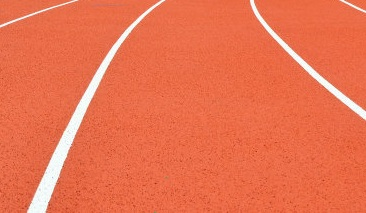
//> input picture testimage/2.jpg, 366 x 213 px
$ ./xunxian2_image_test ../testimage/2.jpg   (built with g++ and OpenCV 4)
//> lines starting //> are read from the running program, lines starting //| are printed output that depends on the picture; after the words box and inside, x2 and y2 are one past the last pixel; in counts of white or black regions, pixels touching at a corner belong together
//> further down, source is the input picture: 213 rows x 366 cols, CV_8UC3; mean B, G, R 79.1, 113.2, 234
// xunxian2 图片巡线测试
// 读取一张图片后持续显示处理结果，按 q、ESC 或关闭窗口退出。
// 不使用摄像头、GPIO、电机或舵机。

#include <opencv2/opencv.hpp>

#include <cmath>
#include <iostream>
#include <string>
#include <vector>

using namespace cv;
using namespace std;

namespace TrackConfig {
    constexpr int image_width = 320;
    constexpr int image_height = 180;
    constexpr int x_middle = 160;
    constexpr int up_scan_wide = 130;
    constexpr int down_scan_wide = 170;

    constexpr int white_h_min = 0;
    constexpr int white_h_max = 180;
    constexpr int white_s_min = 0;
    constexpr int white_s_max = 50;
    constexpr int white_v_min = 180;
    constexpr int white_v_max = 255;

    constexpr int canny_low = 60;
    constexpr int canny_high = 140;
    constexpr double hough_rho = 1.0;
    constexpr double hough_theta = CV_PI / 180.0;
    constexpr int hough_threshold = 50;
    constexpr int hough_min_length = 30;
    constexpr int hough_max_gap = 5;
}

static Mat regionSelection(const Mat& image) {
    Mat mask = Mat::zeros(image.size(), image.type());
    int rows = image.rows;
    int cols = image.cols;

    vector<Point> vertices = {
        Point(0, rows),
        Point(0, static_cast<int>(rows * 0.7)),
        Point(static_cast<int>(cols * 0.45), static_cast<int>(rows * 0.5)),
        Point(static_cast<int>(cols * 0.55), static_cast<int>(rows * 0.5)),
        Point(cols, static_cast<int>(rows * 0.7)),
        Point(cols, rows)
    };
    fillPoly(mask, vector<vector<Point>>{vertices}, Scalar(255));

    Mat selected;
    bitwise_and(image, mask, selected);
    return selected;
}

static Mat getWhiteMask(const Mat& image) {
    Mat hsv;
    cvtColor(image, hsv, COLOR_BGR2HSV);
//> hsv: 180 rows x 320 cols, CV_8UC3; mean H, S, V 8.4, 169.5, 234

    Mat mask;
    inRange(
        hsv,
        Scalar(TrackConfig::white_h_min, TrackConfig::white_s_min, TrackConfig::white_v_min),
        Scalar(TrackConfig::white_h_max, TrackConfig::white_s_max, TrackConfig::white_v_max),
        mask
    );
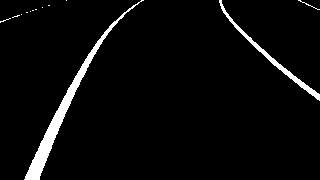
//> mask: 180 rows x 320 cols, CV_8UC1; 3.9% white; 13 white regions (10 under 20 px), largest, box (x1, y1, x2, y2) and area: (24, 0, 144, 180) 1604, (219, 0, 320, 101) 598, (298, 0, 320, 10) 25

    Mat kernel = getStructuringElement(MORPH_RECT, Size(3, 3));
    morphologyEx(mask, mask, MORPH_CLOSE, kernel);
//> mask: 180 rows x 320 cols, CV_8UC1; 3.9% white; 13 white regions (10 under 20 px), largest, box (x1, y1, x2, y2) and area: (24, 0, 144, 180) 1605, (219, 0, 320, 101) 599, (298, 0, 320, 10) 26
    return regionSelection(mask);
//> in regionSelection, `fillPoly(mask, vector<vector<Point>>{vertices}, Scalar(255));`:
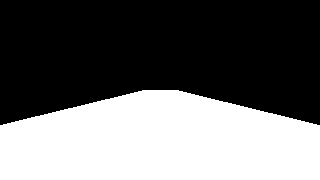
//> mask: 180 rows x 320 cols, CV_8UC1; 41.2% white; 1 white region, box (x1, y1, x2, y2) and area: (0, 90, 320, 180) 23742
//> in regionSelection, `bitwise_and(image, mask, selected);`: selected: 180 rows x 320 cols, CV_8UC1; 1.6% white; 1 white region, box (x1, y1, x2, y2) and area: (24, 109, 68, 180) 900
}

static vector<Point2f> getLineParameters(const vector<Vec4i>& lines) {
    vector<Point2f> parameters;
    parameters.reserve(lines.size());

    for (const auto& detected : lines) {
        float dx = static_cast<float>(detected[2] - detected[0]);
        float dy = static_cast<float>(detected[3] - detected[1]);
        if (fabs(dx) < 1e-5f) {
            continue;
        }

        float slope = dy / dx;
        float intercept = static_cast<float>(detected[1]) - slope * detected[0];
        parameters.emplace_back(slope, intercept);
    }
    return parameters;
}

static double calculateError(const Mat& image, Mat& debug) {
    Mat gray;
    cvtColor(image, gray, COLOR_BGR2GRAY);
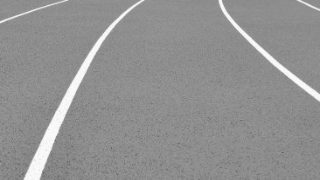
//> gray: 180 rows x 320 cols, CV_8UC1; min 99, max 255, mean 145.3
    GaussianBlur(gray, gray, Size(5, 5), 0.5, 0.5);

    Mat edges;
    Canny(gray, edges, TrackConfig::canny_low, TrackConfig::canny_high, 3);
//> edges: 180 rows x 320 cols, CV_8UC1; 2% white in thin lines or dots
    Mat roi_edges = regionSelection(edges);
//> in regionSelection (call 2), `bitwise_and(image, mask, selected);`:
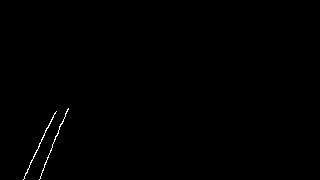
//> selected: 180 rows x 320 cols, CV_8UC1; 0.31% white in thin lines or dots, all inside (x1, y1, x2, y2) = (23, 108, 69, 180)

    vector<Vec4i> lines;
    HoughLinesP(
        roi_edges,
        lines,
        TrackConfig::hough_rho,
        TrackConfig::hough_theta,
        TrackConfig::hough_threshold,
        TrackConfig::hough_min_length,
        TrackConfig::hough_max_gap
    );
//> lines = 1 line (x1, y1, x2, y2): [39, 179, 68, 108]

    vector<Point2f> parameters = getLineParameters(lines);
//> the loop in getLineParameters, `for (const auto& detected : lines)` made 1 pass
//> (detected, dx, dy, slope, intercept) on pass 1: ([39, 179, 68, 108], 29, -71, -2.45, 274.5)
//> parameters = 1 Point (x, y): [-2.45, 274.5]
    double left_slope = -0.0000001;
    double right_slope = 0.0000001;
    double left_intercept = 0.0;
    double right_intercept = 0.0;
    bool left_found = false;
    bool right_found = false;

    for (const auto& parameter : parameters) {
        double slope = parameter.x;
        double intercept = parameter.y;
        if (slope > 0.25 && slope < 2.0) {
            if (!right_found || slope > right_slope) {
                right_slope = slope;
                right_intercept = intercept;
                right_found = true;
            }
        } else if (slope < -0.25 && slope > -2.0) {
            if (!left_found || slope < left_slope) {
                left_slope = slope;
                left_intercept = intercept;
                left_found = true;
            }
        }
    }
//> this loop made 1 pass
//> after the loop, right_slope = 1e-07; right_intercept = 0; right_found = false; left_slope = -1e-07; left_intercept = 0; left_found = false

    double middle_sum = 0.0;
    int sample_count = 0;

    for (int y = TrackConfig::up_scan_wide; y < TrackConfig::down_scan_wide; ++y) {
        int left_x = left_found
            ? static_cast<int>((y - left_intercept) / left_slope)
            : 0;
        int right_x = right_found
            ? static_cast<int>((y - right_intercept) / right_slope)
            : image.cols;

        left_x = max(0, min(image.cols - 1, left_x));
        right_x = max(0, min(image.cols - 1, right_x));
        int middle_x = (left_x + right_x) / 2;

        middle_sum += middle_x;
        ++sample_count;

        circle(debug, Point(left_x, y), 2, Scalar(0, 0, 255), -1);
        circle(debug, Point(right_x, y), 2, Scalar(0, 0, 255), -1);
        circle(debug, Point(middle_x, y), 1, Scalar(0, 255, 255), -1);
    }
//> this loop made 40 passes
//> middle_sum on passes 1 to 12: 159, 318, 477, 636, 795, 954, 1113, 1272, 1431, 1590, 1749, 1908
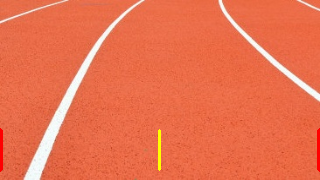
//> debug: 180 rows x 320 cols, CV_8UC3; mean B, G, R 78.5, 112.9, 234
//> after the loop, middle_sum = 6360; sample_count = 40

    line(debug, Point(TrackConfig::x_middle, 0),
         Point(TrackConfig::x_middle, image.rows), Scalar(255, 255, 0), 1, LINE_AA);

    if (sample_count == 0) {
        return 0.0;
    }
    return middle_sum / sample_count - TrackConfig::x_middle;
}

int main(int argc, char** argv) {
    if (argc < 2) {
        cerr << "用法: ./xunxian2_image_test image.jpg" << endl;
        return 1;
    }

    Mat source = imread(argv[1], IMREAD_COLOR);
    if (source.empty()) {
        cerr << "图片读取失败: " << argv[1] << endl;
        return 1;
    }

    Mat image;
    resize(source, image, Size(TrackConfig::image_width, TrackConfig::image_height));

    namedWindow("xunxian2_image_test", WINDOW_NORMAL);
    resizeWindow("xunxian2_image_test", 1200, 420);

    cout << "xunxian2 图片测试已启动" << endl;
    cout << "图片会持续显示，按 q、ESC 或关闭窗口退出" << endl;

    while (true) {
        Mat white_mask = getWhiteMask(image);
        Mat debug = image.clone();
        double error = calculateError(image, debug);
//> error = -1

        Mat mask_bgr;
        cvtColor(white_mask, mask_bgr, COLOR_GRAY2BGR);

        putText(debug, "error=" + to_string(static_cast<int>(error)),
                Point(10, 25), FONT_HERSHEY_SIMPLEX, 0.7,
                Scalar(0, 255, 255), 2, LINE_AA);

        Mat raw = image.clone();
        putText(raw, "RAW", Point(10, 25), FONT_HERSHEY_SIMPLEX, 0.7,
                Scalar(0, 255, 0), 2, LINE_AA);
//> raw: 180 rows x 320 cols, CV_8UC3; mean B, G, R 78.3, 114.2, 232
        putText(mask_bgr, "WHITE MASK", Point(10, 25), FONT_HERSHEY_SIMPLEX, 0.7,
                Scalar(0, 255, 0), 2, LINE_AA);
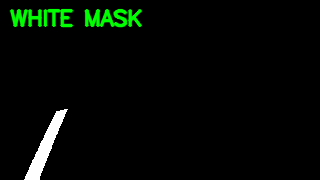
//> mask_bgr: 180 rows x 320 cols, CV_8UC3; mean B, G, R 4, 9.4, 4
        putText(debug, "HOUGH + ERROR", Point(10, 48), FONT_HERSHEY_SIMPLEX, 0.55,
                Scalar(0, 255, 0), 1, LINE_AA);
//> debug: 180 rows x 320 cols, CV_8UC3; mean B, G, R 77.8, 116.1, 231.5

        Mat combined;
        hconcat(vector<Mat>{raw, mask_bgr, debug}, combined);
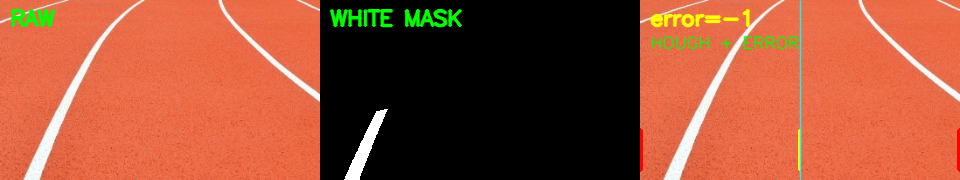
//> combined: 180 rows x 960 cols, CV_8UC3; mean B, G, R 53.4, 79.9, 155.8
        imshow("xunxian2_image_test", combined);

        cout << "error=" << static_cast<int>(error) << "\r" << flush;
//| error=-1

        int key = waitKey(30);
//> the 'q' key is pressed
        if (key == 27 || key == 'q' || key == 'Q') {
            break;
        }
    }

    cout << endl << "图片测试结束" << endl;
    destroyAllWindows();
    return 0;
}
